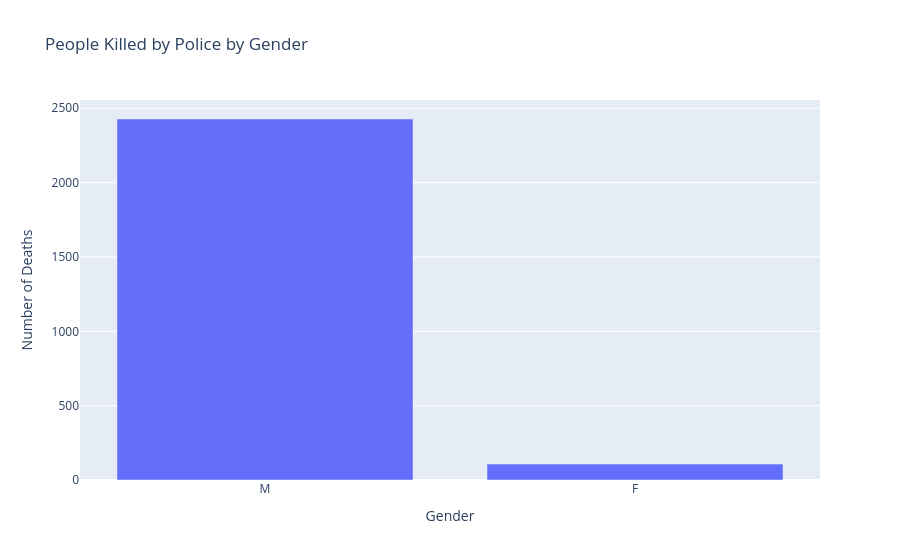

Here is the notebook cell this chart was saved with:
### Markdown cell above
# Chart Comparing the Total Number of Deaths of Men and Women

`df_fatalities` illustrates how many more men are killed compared to women.

### Code cell
gender_counts = df_fatalities['gender'].value_counts()

fig = px.bar(x=gender_counts.index,
             y=gender_counts.values,
             title='People Killed by Police by Gender',
             labels={'x': 'Gender', 'y': 'Number of Deaths'})
fig.show()

### Figure 1 — Plotly figure (JSON) as saved in the notebook; plotly's stock layout.template omitted (floating-point values rounded to 4 significant figures)
{"data": [{"hovertemplate": "Gender=%{x}<br>Number of Deaths=%{y}<extra></extra>", "legendgroup": "", "marker": {"color": "#636efa", "pattern": {"shape": ""}}, "name": "", "orientation": "v", "showlegend": false, "textposition": "auto", "x": ["M", "F"], "xaxis": "x", "y": [2428, 107], "yaxis": "y", "type": "bar"}], "layout": {"xaxis": {"anchor": "y", "domain": [0.0, 1.0], "title": {"text": "Gender"}}, "yaxis": {"anchor": "x", "domain": [0.0, 1.0], "title": {"text": "Number of Deaths"}}, "legend": {"tracegroupgap": 0}, "title": {"text": "People Killed by Police by Gender"}, "barmode": "relative"}}
